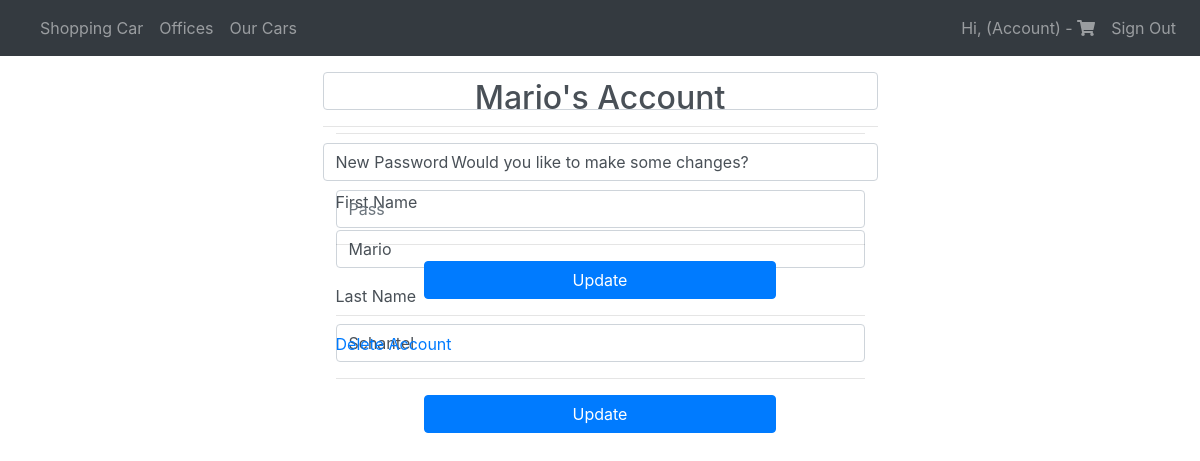
Page /account.php (signed in) on the committed database.
### tables this page shows
CREATE TABLE `user` (
  `user_id` int(11) NOT NULL,
  `first_name` varchar(50) NOT NULL,
  `last_name` varchar(50) NOT NULL,
  `email` varchar(50) NOT NULL,
  `password` varchar(255) NOT NULL
);

### account.php (the view, shortened to what this page needs)
<?php
  require_once 'dbconnect.php';
  $query = "SELECT * FROM user WHERE user_id=".$_SESSION['user'];
  $res = mysqli_query($conn, $query);
  $userRow = mysqli_fetch_assoc($res);
?>
  <?php include('navbar.php'); ?>
    <div class="container col-md-6 col-sm-10 m-auto">
      <form class="form-control" method="post" action="<?php echo htmlspecialchars($_SERVER['PHP_SELF']); ?>" autocomplete="off">
        <div class="text-center">
          <h2><?php echo ucwords($userRow['first_name']); ?>'s Account</h2>
          <hr>
          <p>Would you like to make some changes?</p>
        </div>
        <div class="form-group">
          <p>First Name</p>
          <input  type="text" name="name" class="form-control" placeholder="<?php echo ucwords($userRow['first_name']); ?>" maxlength="50" value="<?php echo ucwords($userRow['first_name']); ?>" />
        </div>
        <div class="form-group">
          <p>Last Name</p>
          <input  type="text" name="last_name" class="form-control" placeholder="<?php echo ucwords($userRow['last_name']); ?>" maxlength="50" autocomplete="off" value="<?php echo ucwords($userRow['last_name']); ?>" />
        </div>
        <hr>
        <button type="submit" class="btn btn-block btn-primary col-8 m-auto" name="btn-update">Update</button>
      </form>
      <hr>
      <form class="form-control" method="post" action="<?php echo htmlspecialchars($_SERVER['PHP_SELF']); ?>" autocomplete="off">
        <div class="form-group">
          <p>New Password</p>
          <input type="password" name="pass" class="form-control" maxlength="15" autocomplete="off" placeholder="Pass" />
        </div>
        <hr/>
        <button type="submit" class="btn btn-block btn-primary col-8 m-auto" name="btn-update-password">Update</button>
        <hr />
        <a href="javascript:AlertIt();">Delete Account</a>
      </form>
    </div>
  </div>
<?php include('footer.php'); ?>

### rows in the picture
user: first_name "Mario", name "Mario", last_name "Schantel"
